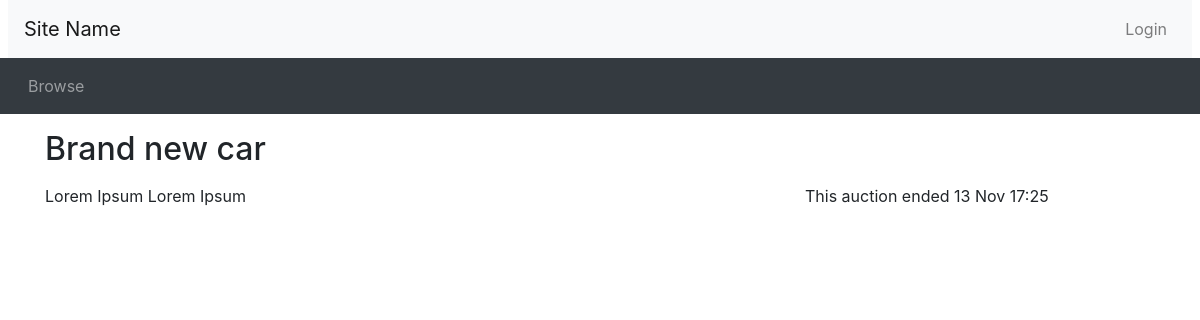
Page /listing.php?item_id=1 on the earlier database version.
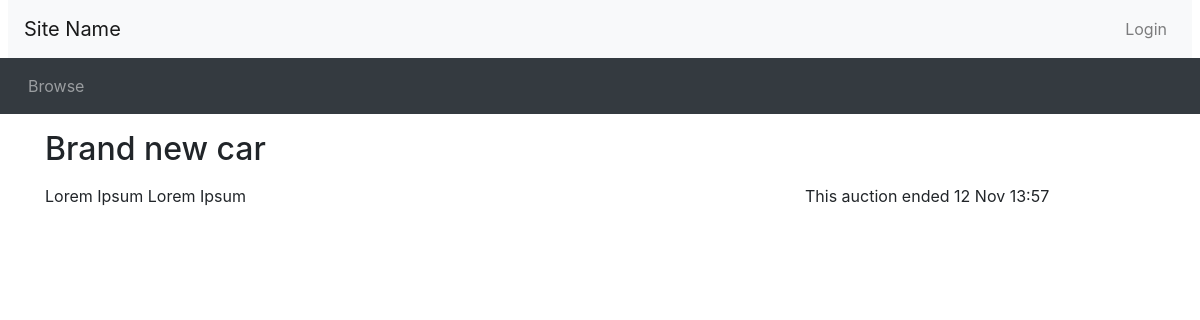
Same page on the later database version.
### tables this page shows
CREATE TABLE IF NOT EXISTS `listings` (
  `listing_id` int(11) NOT NULL AUTO_INCREMENT,
  `seller_id` int(11) DEFAULT NULL,
  `posttime` datetime DEFAULT NULL,
  `endtime` datetime DEFAULT NULL,
  `itemdescription` text,
  `item_title` text,
  `category` text,
  `reserveprice` decimal(10,2) DEFAULT NULL,
  `startprice` decimal(10,2) DEFAULT NULL,
  `finished` bit(1) DEFAULT NULL,
  PRIMARY KEY (`listing_id`),
  KEY `seller_id` (`seller_id`)
);

### listing.php (the view, shortened to what this page needs)
<?php include_once("header.php")?>
<?php
  $item_id = $_GET['item_id'];
  $query = "SELECT * FROM listings WHERE listing_id = '$item_id'";
	include 'opendb.php';
	$result = mysqli_query($connection, $query)
	or die('Error making select users query');
	$row = mysqli_fetch_array($result);
	$title = $row[5];
	$description = $row[4];
	$end_time = date_create($row[3]);
	$now = new DateTime();
?>
<div class="container">
<div class="row">
  <div class="col-sm-8">
    <h2 class="my-3"><?php echo($title); ?></h2>
  </div>
</div>
<div class="row">
  <div class="col-sm-8">
    <div class="itemDescription">
    <?php echo($description); ?>
    </div>
  </div>
  <div class="col-sm-4">
    <p>
<?php if ($now > $end_time): ?>
     This auction ended <?php echo(date_format($end_time, 'j M H:i')) ?>
<?php endif ?>
  </div>
</div>
<?php include_once("footer.php")?>

### header.php (shortened to what this page needs)
<!doctype html>
<html lang="en">
<head>
  <link rel="stylesheet" href="css/bootstrap.min.css">
  <link rel="stylesheet" href="https://cdnjs.cloudflare.com/ajax/libs/font-awesome/4.7.0/css/font-awesome.min.css">
  <link rel="stylesheet" href="css/custom.css">
</head>
<body>
<nav class="navbar navbar-expand-lg navbar-light bg-light mx-2">
  <a class="navbar-brand" href="#">Site Name </a>
  <ul class="navbar-nav ml-auto">
    <li class="nav-item">
<?php
  if (isset($_SESSION['logged_in']) && $_SESSION['logged_in'] == true) {
    echo '<a class="nav-link" href="logout.php">Logout</a>';
  }
  else {
    echo '<button type="button" class="btn nav-link" data-toggle="modal" data-target="#loginModal">Login</button>';
  }
?>
    </li>
  </ul>
</nav>
<nav class="navbar navbar-expand-lg navbar-dark bg-dark">
  <ul class="navbar-nav align-middle">
	<li class="nav-item mx-1">
      <a class="nav-link" href="browse.php">Browse</a>
    </li>
  </ul>
</nav>

### footer.php (shortened to what this page needs)
</body>
</html>

Differences in the rows shown:
changed listings "Brand new car": endtime "13 Nov 17:25" → "12 Nov 13:57"
